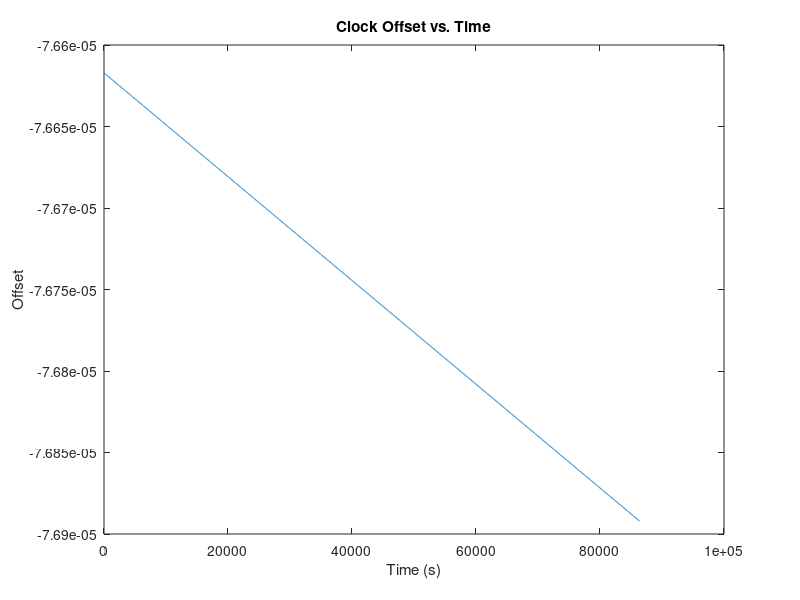

This chart was generated by the following MATLAB code: (Note: this script raises an error after producing the figure.)
%Import data

dt0 = -7.661711424589D-05;
dt1 = -3.183231456205D-12;
dt2 =  0.000000000000D+00;
sqrta = 5.153650835037D+03; % (sqrt of meters)
a = sqrta^2;
e = 3.841053112410D-03;
M0 = 1.295004883409D+00; %(radians)
Omega0 = -2.241692424630D-01; %(radians)
Omegadot = -8.386063598924D-09; %(radians/sec)
i0 = 9.634782624741D-01; %(radians)
idot = -7.286017777600D-11; %(radians/sec)
w0 = 9.419793734505D-01; %(radians)
wdot = 0.0; %(radians/sec)
GMe = 3.986005D+14; %(m3/s2)
OmegaEdot = 7.2921151467D-05; %(radians)

%CLOCK OFFSET
t0 = 0;
tend = 86399;
tstep = 30;

counter = 0;

for Dt = t0 : tstep : (tend - t0)
    counter = counter+1;
    clockOffsets(1,counter) = Dt;
    clockOffsets(2,counter) = dt0 + dt1*Dt + dt2*Dt^2;
end

% Plot the data
timePlot = plot(clockOffsets(1, :), clockOffsets(2, :));
xlabel('Time (s)');
ylabel('Offset');
title('Clock Offset vs. Time');
ax = ancestor(timePlot, 'axes');
ax.XAxis.Exponent = 0;

ORSCoord = zeros (3, counter);
ITRFCoord = zeros(3, counter);
ITRFGeo = zeros(3, counter);
epoch = 0;
for Dt = t0 : tstep : (tend - t0)
    epoch = epoch+1;
    n = sqrt(GMe/(a^3));
    Mt = M0 + n*(Dt-t0);
    % compute psi
    eta = estimateEta(0, 10D-10, Mt, e);
    psi = atan2((sqrt(1-e^2)*sin(eta)),(cos(eta)-e));
    % compute r 
    r = (a*(1-e^2))/(1+e*cos(psi));
    % compute w(t)=w0+wdot(t-t0)
    w = w0 + wdot*(Dt-t0);
    % compute i(t)
    i = i0 + idot*(Dt-t0);
    % compute W(t)
    Omega = Omega0 + (Omegadot - OmegaEdot) * (Dt - t0);
    
    % compute x and y
    x = r * cos(psi);
    y = r * sin(psi);
    z = 0;
    ORSCoord(1, epoch) = x;
    ORSCoord(2, epoch) = y;
    ORSCoord(3, epoch) = z;

    %rotate from OCRS to ITRF
    
    ITRFCoord(:,epoch) = ORS2ITRF(ORSCoord(:,epoch), Omega, i, w);   
    ITRFGeo(:,epoch) = gc2gg(ITRFCoord(:,epoch));
    for i = 1:2
    ITRFGeo(i, epoch) = rad2dec(ITRFGeo(i, epoch));
    end
end


% 4) Plot satellite's daily trajectory with basemap
figure(2);

% H = subplot(m,n,p), or subplot(mnp), breaks the Figure window
% into an m-by-n matrix of small axes

% Plot groundtracks
subplot(3,1,1:2);
% axesm Define map axes and set map properties
ax = axesm ('eqdcylin', 'Frame', 'on', 'Grid', 'on', 'LabelUnits', 'degrees', 'MeridianLabel', 'on', 'ParallelLabel', 'on', 'MLabelParallel', 'south');
% geoshow Display map latitude and longitude data 
%  DISPLAYTYPE can be 'point', 'line', or 'polygon' and defaults to 'line'
geoshow('landareas.shp', 'FaceColor', 'black');
hold on
geoshow(ITRFGeo(1,:),ITRFGeo(2,:), 'DisplayType', 'point', 'MarkerEdgeColor', 'green');
title('Satellite daily trajectory with basemap');
% axis EQUAL  sets the aspect ratio so that equal tick mark
% increments on the x-,y- and z-axis are equal in size.
% axis TIGHT  sets the axis limits to the range of the data.
axis equal; axis tight;

% Plot height of the satellite 
subplot(3,1,3);
plot(clockOffsets(1, :), (ITRFGeo(3,:)-mean(ITRFGeo(3,:)))*0.001, '.g');
title(['Ellipsoidic height variations [km] around mean height = ' num2str(mean(ITRFGeo(3,:))*0.001) ' km']);
xlabel('seconds in one day (00:00 - 23:59 = 86400 sec)');
ylabel('[km]');
xlim([t0, tend]);
